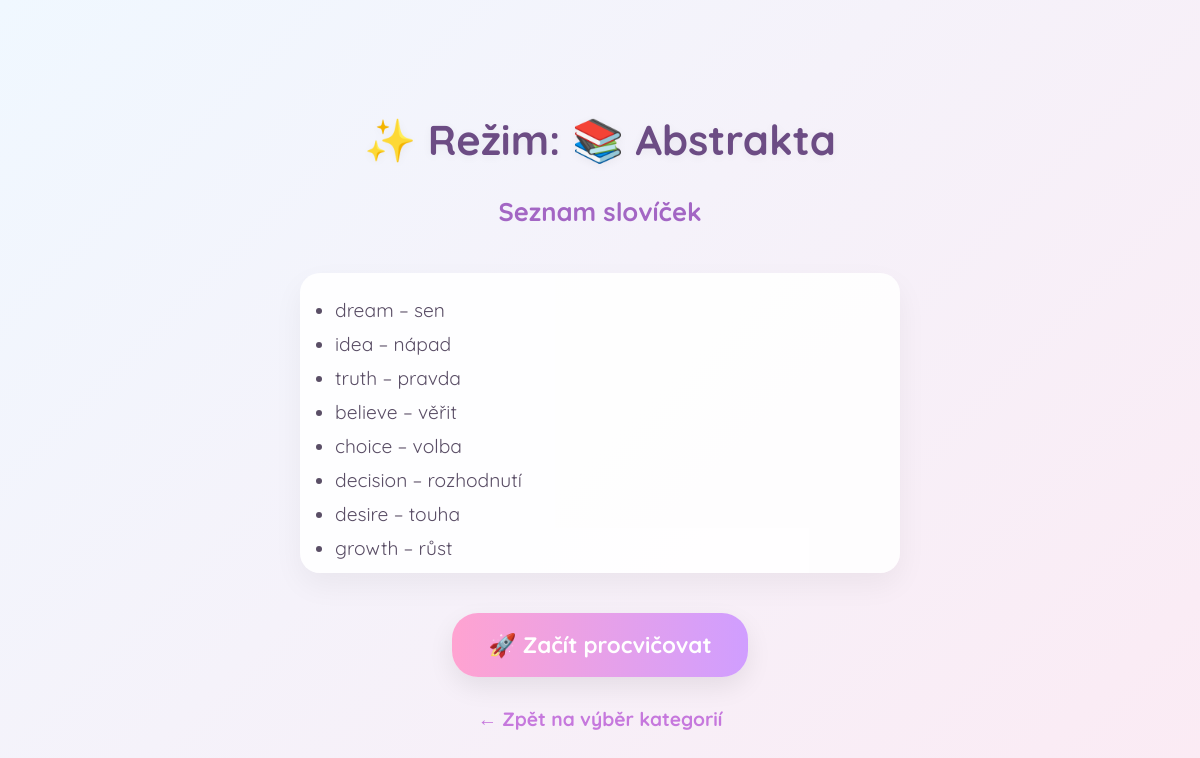
Screenshot of /practice/start/category/15/ with the database file from the repository.
### core/models.py (models this page shows, shortened)
class Word(models.Model):
    english = models.CharField(
        max_length=100,
        verbose_name="Anglické slovo",
        help_text="Zadej slovo v angličtině (bez speciálních znaků)",
        validators=[RegexValidator(r'^[a-zA-Z\s\-\(\)]+$', 'Pouze písmena, mezery, pomlčky a závorky')]
    )
    czech = models.CharField(
        max_length=100,
        verbose_name="Český překlad",
        help_text="Zadej český překlad"
    )
    difficulty = models.CharField(
        max_length=10,
        choices=[
            ('easy', 'Easy'),
            ('medium', 'Medium'),
            ('hard', 'Hard')
        ],
        verbose_name="Obtížnost",
        help_text="Vyber obtížnost slova"
    )
    category = models.ForeignKey(
        'Category',
        on_delete=models.CASCADE,
        null=True,
        blank=True,
        verbose_name="Kategorie",
        help_text="Vyber kategorii (nepovinné)"
    )
    example_sentence = models.TextField(
        blank=True,
        null=True,
        verbose_name="Příklad věty",
        help_text="Věta, kde se používá anglické slovo"
    )
    class Meta:
        verbose_name = "Slovo"
        verbose_name_plural = "Slova"
        ordering = ['difficulty']
    @classmethod
    def ordered_by_difficulty(cls) -> QuerySet:
        return cls.objects.annotate(
            difficulty_order=Case(
                When(difficulty='easy', then=Value(1)),
                When(difficulty='medium', then=Value(2)),
                When(difficulty='hard', then=Value(3)),
                output_field=IntegerField()
            )
        ).order_by('difficulty_order', 'english')

### core/views.py (the view)
# urls.py: path('practice/start/<str:mode>/<str:value>/', views.unified_practice_start, name='unified_practice_start'),
def unified_practice_start(request, mode, value=None):
    progress_key = ''
    words = []
    context = {}
    if mode == 'difficulty':
        progress_key = f'practice_progress_{value}'
        request.session[progress_key] = []
        words = Word.objects.filter(difficulty=value)
        context['level'] = value
    elif mode == 'category':
        category = get_object_or_404(Category, pk=value)
        progress_key = f'practice_category_progress_{value}'
        request.session[progress_key] = []
        words = Word.ordered_by_difficulty().filter(category=category)
        context['category'] = category
    elif mode == 'remix':
        progress_key = 'practice_remix_progress'
        request.session[progress_key] = []
        words = Word.ordered_by_difficulty()
        context['remix'] = True
    else:
        return render(request, 'core/practice.html', {'error': 'Neplatný režim!'})
    context['words'] = words
    context['mode'] = mode
    context['value'] = value
    context['mode_label'] = get_mode_label(mode, value)
    return render(request, 'core/practice_start.html', context)

### core/views.py (called while the page is built)
def get_mode_label(mode, value):
    if mode == 'difficulty':
        labels = {
            'easy': '🟢 Začátečník',
            'medium': '🟡 Pokročilý',
            'hard': '🔴 Expert',
        }
        return labels.get(value, 'Neznámá obtížnost')
    elif mode == 'category':
        category = Category.objects.filter(pk=value).first()
        return f'📚 {category.name}' if category else 'Neznámá kategorie'
    elif mode == 'remix':
        return '🎧 reMIX'
    else:
        return 'Neznámý režim'

### core/templates/core/practice_start.html (shortened to what this page needs)
<!DOCTYPE html>
<html lang="cs">
<head>
</head>
<body>
  <h1>✨ Režim: {{ mode_label }}</h1>
  <h2>Seznam slovíček</h2>
  <ul class="word-list">
    {% for word in words %}
      <li>{{ word.english }} – {{ word.czech }}</li>
    {% endfor %}
  </ul>
  <a href="{% url 'practice_game' mode value %}" class="btn">🚀 Začít procvičovat</a>
  {% if mode == 'difficulty' %}
    <a href="{% url 'practice_difficulty' %}" class="back-link">← Zpět na výběr obtížnosti</a>
  {% elif mode == 'category' %}
    <a href="{% url 'practice_category' %}" class="back-link">← Zpět na výběr kategorií</a>
  {% elif mode == 'remix' %}
    <a href="{% url 'practice' %}" class="back-link">← Zpět na výběr režimu</a>
  {% endif %}
</body>
</html>

### core/templates/core/practice_start.html (style rules this page uses)
* { box-sizing: border-box; }
body { font-family: 'Quicksand', sans-serif; background: linear-gradient(-45deg, #fce5ff, #d8f3ff, #ffe6f0, #f0f8ff); background-size: 400% 400%; animation: dreamy 20s ease infinite; display: flex; justify-content: center; align-items: center; height: 100vh; flex-direction: column; padding: 40px 20px; text-align: center; }
h1 { font-size: 2.6em; margin-bottom: 10px; color: #6c4c84; text-shadow: 0 2px 10px rgba(0, 0, 0, 0.05); }
h2 { font-size: 1.6em; color: #a366c4; margin: 20px 0 30px; }
.word-list { background: rgba(255, 255, 255, 0.9); border-radius: 20px; padding: 25px 35px; max-height: 300px; overflow-y: auto; width: 100%; max-width: 600px; margin-bottom: 30px; text-align: left; box-shadow: 0 12px 30px rgba(0,0,0,0.05); }
.word-list li { margin-bottom: 10px; font-size: 1.2em; color: #5a4e66; }
.btn { display: inline-block; padding: 18px 36px; margin: 10px 0; border: none; border-radius: 26px; font-size: 1.4em; font-weight: bold; cursor: pointer; color: white; background: linear-gradient(to right, #ffa3d1, #d09eff); box-shadow: 0 10px 26px rgba(0,0,0,0.08); transition: all 0.25s ease; text-decoration: none; }
.back-link { margin-top: 20px; text-decoration: none; font-weight: bold; font-size: 1.2em; color: #c678dd; transition: color 0.2s ease; }

### rows the page displays
Word: english "dream", czech "sen"
Word: english "idea", czech "nápad"
Word: english "truth", czech "pravda"
Word: english "believe", czech "věřit"
Word: english "choice", czech "volba"
Word: english "decision", czech "rozhodnutí"
Word: english "desire", czech "touha"
Word: english "growth", czech "růst"

### other values shown
{{ mode_label }} "📚 Abstrakta"
